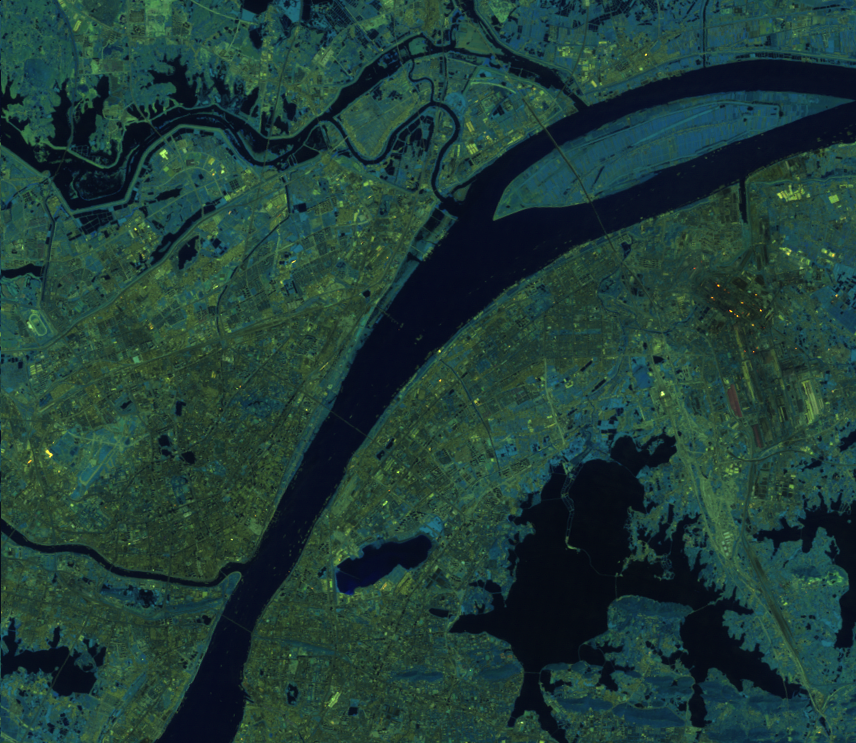
//> input picture 数字图像处理实习/results/BIL-3-5波段.bmp, 856 x 743 px, given in place of gray.bmp, which was not available
$ ./源   (built with g++ and OpenCV 4)
//> lines starting //> are read from the running program, lines starting //| are printed output that depends on the picture; pictures that were not available may be replaced by others from this repository, and a replacement may not be noted
### ImageProcessing/ImageProcessing/HISfuse.h
#include <opencv2/highgui/highgui.hpp>
#include <opencv2/imgproc/imgproc.hpp>
#include <iostream>
#include<stdio.h>
#include<math.h>

using namespace std;
using namespace cv;

void Rgb2His(double r, double g, double b, double &h, double &i, double &s) {
	//归一化
	double rn = r, gn = g, bn = b;
	rn = rn / 255.0; gn = gn / 255.0; bn = bn / 255.0;
	double rad = acos((rn - gn + rn - bn) / (2 * sqrt((rn - gn) *(rn - gn) + (rn - bn)*(gn - bn))));
	if (gn >= bn) {
		h = rad;
	}
	else {
		h = 2 * CV_PI - rad;
	}
	i = (rn + gn + bn) / 3;
	if (i < 0)  i = 0;
	else if (i > 1) i = 1.0;

	if (i == 0 || max(max(r, g), b) == min(min(r, g), b)) {
		s = 0;
		h = 0;
	}
	else {
		double rad = acos((rn - gn + rn - bn) / (2 * (sqrt((rn - gn) *(rn - gn) + (rn - bn)*(gn - bn)) + 1e-5)));
		if (gn >= bn) {
			h = rad;
		}
		else {
			h = 2 * CV_PI - rad;
		}
		s = 1 - (min(min(rn, gn), bn) * 3) / (rn + gn + bn);
	}

}
void His2Rgb(double &r, double &g, double &b, double h, double i, double s) {

	double rn = 0, gn = 0, bn = 0;
	if (h >= 0 && h < CV_PI / 3 * 2) {
		double x = i * (1 - s);
		double y = i * (1 + (s*cos(h)) / cos(CV_PI / 3 - h));
		double z = 3 * i - x - y;
		bn = x; rn = y; gn = z;
	}
	else if (h >= CV_PI / 3 * 2 && h < CV_PI / 3 * 4) {
		h = h - CV_PI / 3 * 2;
		double x = i * (1 - s);
		double y = i * (1 + (s*cos(h)) / cos(CV_PI / 3 - h));
		double z = 3 * i - x - y;
		rn = x; gn = y; bn = z;
	}
	else if (h >= CV_PI / 3 * 4 && h < CV_PI * 2) {
		h = h - CV_PI / 3 * 4;
		double x = i * (1 - s);
		double y = i * (1 + (s*cos(h)) / cos(CV_PI / 3 - h));
		double z = 3 * i - x - y;
		gn = x; bn = y; rn = z;
	}
	r = rn * 255; g = gn * 255; b = bn * 255;

}

double* Strech(double *I, Mat img,int row,int col)
{
	double *data = new double[row*col];
	for (int i = 0; i < row; i++)
		for (int j = 0; j < col; j++)
		{
			data[i*col + j] = img.at<uchar>(i, j);
		}

	double Imax = 0;
	double Imin = 1;


	double Imgmax = 0;
	double Imgmin = 255;

	//找最大最小值
	for (int k = 0; k < row*col; k++)
	{
			if (I[k] > Imax)
			{
				Imax = I[k];
			}
			if (I[k] < Imin)
			{
				Imin = I[k];
			}

			if (data[k]>Imgmax)
			{
				Imgmax = data[k];
			}
			if (data[k] < Imgmin)
			{
				Imgmin = data[k];
			}
		}

	double *dest;
	dest = new double[row*col];

	for(int k=0;k<row;k++)
		for (int j = 0; j < col; j++)
		{
			dest[k*col + j] = (img.at<uchar>(k, j) - Imgmin) / (Imgmax+Imgmin)
				              *(Imax - Imin) + Imin;
		}

	delete []data;

	return dest;
}

void HISfuse(const char *path1, const char *path2)
{
//> called with path1 = "C:\Users\yyc\Desktop\gray.bmp", path2 = "C:\Users\yyc\Desktop\01931.bmp"
	Mat img_ori = imread(path1,0);
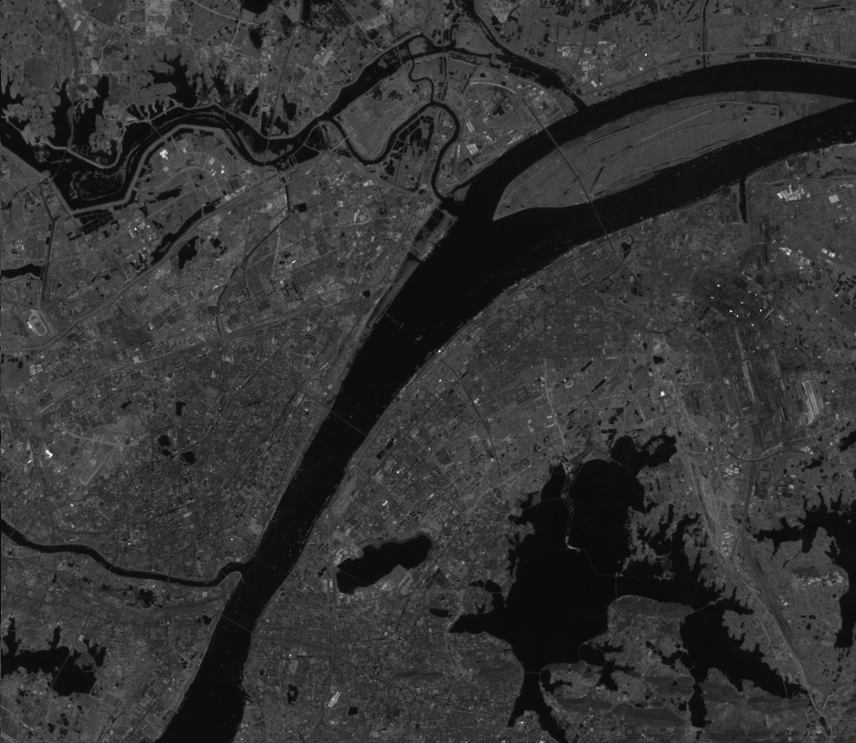
//> img_ori: 743 rows x 856 cols, CV_8UC1; min 0, max 243, mean 51.7
	Mat img_tar = imread(path2);
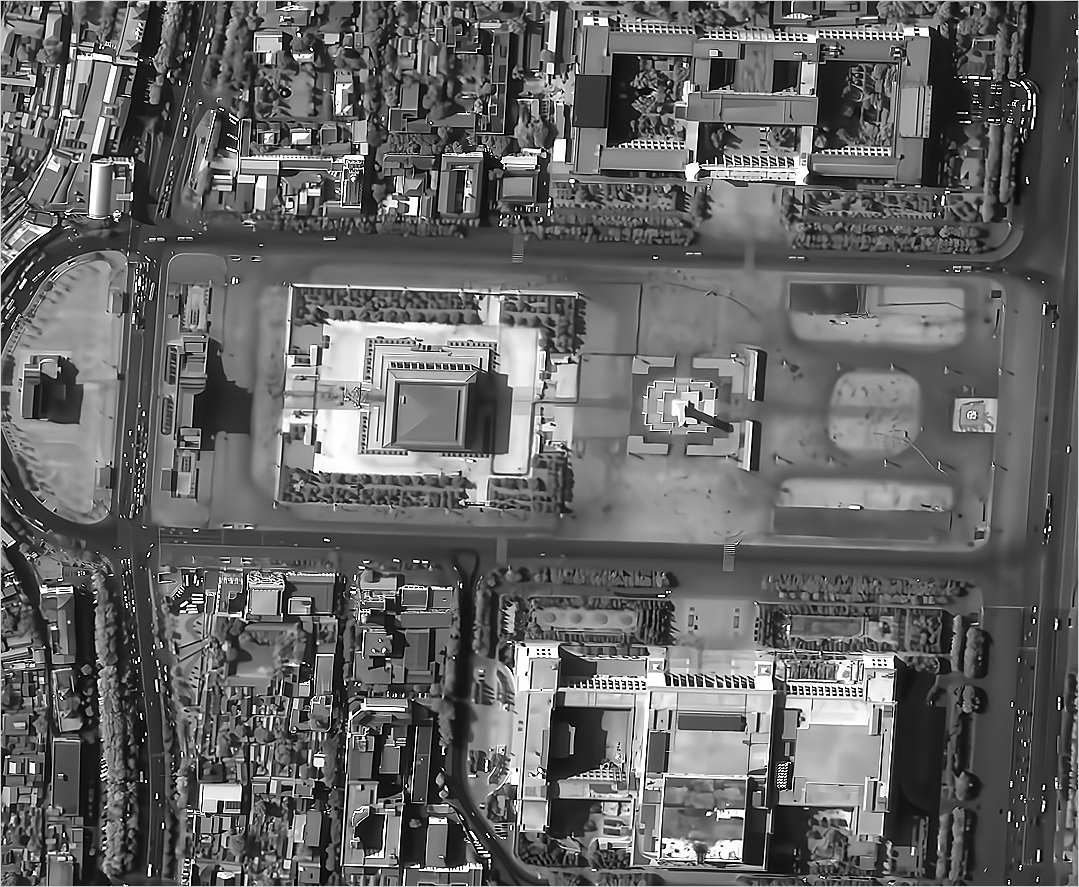
//> input picture 数字图像处理实习/results/高通滤波+FFD.bmp, 1079 x 887 px, given in place of 01931.bmp, which was not available
//> img_tar is the input picture: 887 rows x 1079 cols, CV_8UC3; min 0, max 255, mean 101.1

	int row = img_ori.rows;
//> row = 743
	int col = img_ori.cols;
//> col = 856

	double *h_vec,*io_vec,*id_vec,*s_vec;   //o 灰色图像  d彩色图像
	h_vec = new double[row*col];
	id_vec = new double[row*col];
	s_vec = new double[row*col];

	for(int k=0;k<row;k++)
		for (int j = 0; j < col; j++)
		{
			double b = img_tar.at<Vec3b>(k, j)[0];
			double g = img_tar.at<Vec3b>(k, j)[1];
			double r = img_tar.at<Vec3b>(k, j)[2];

			Rgb2His(r, g, b, h_vec[k*col + j], id_vec[k*col + j], s_vec[k*col + j]);
		}

	io_vec = Strech(id_vec, img_ori, row, col);
//> the loop in Strech, `for (int k = 0; k < row*col; k++)` made 636008 passes
//> (Imax, Imin, Imgmin) on pass 1: (0.804, 0.804, 0)
//> Imgmax on passes 2, 3, 4, 59, 60, 2954: 53, 63, 76, 120, 145, 148
//> after the loop in Strech, `for (int k = 0; k < row*col; k++)`: Imax = 1; Imin = 0; Imgmax = 243; Imgmin = 0

	Mat img(img_tar.size(), img_tar.type());
	double r=0; double g = 0; double b = 0;
	for (int k = 0; k < row; k++)
		for (int j = 0; j < col; j++)
		{
			His2Rgb(r,g,b,h_vec[k*col + j], io_vec[k*col + j], s_vec[k*col + j]);
			img.at<Vec3b>(k, j)[0] = b;
			img.at<Vec3b>(k, j)[1] = g;
			img.at<Vec3b>(k, j)[2] = r;
		}
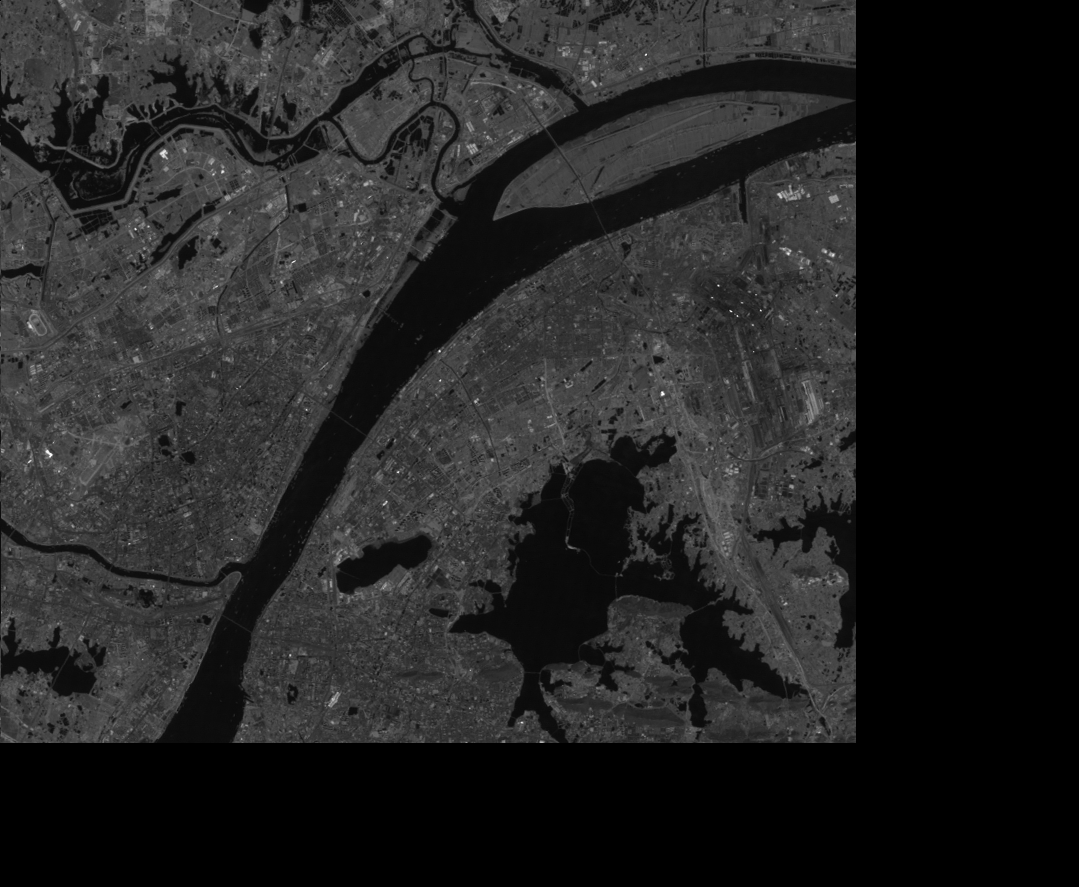
//> img: 887 rows x 1079 cols, CV_8UC3; min 0, max 255, mean 35.7

	imwrite("C:\\Users\\yyc\\Desktop\\his.bmp", img);

}

### ImageProcessing/ImageProcessing/HPfusion.h
#include <iostream>
#include <opencv2/core/core.hpp>
#include <opencv2/highgui/highgui.hpp>
#include<opencv2/opencv.hpp>


using namespace cv;
using namespace std;

//加权融合法
// [22 lines left out: function Fuse, not called in this run]

### ImageProcessing/ImageProcessing/linear_trans.h
#include <iostream>
#include <opencv2/core/core.hpp>
#include <opencv2/highgui/highgui.hpp>
#include<opencv2/opencv.hpp>

using namespace cv;
using namespace std;

// [30 lines left out: function LinearTrans, not called in this run]

### ImageProcessing/ImageProcessing/read_write.h
#include <iostream>
#include <opencv2/core/core.hpp>
#include <opencv2/highgui/highgui.hpp>

#define def_row 1024
#define def_col 1024
#define def_band 1

using namespace cv;
using namespace std;

// [53 lines left out: function RawRead, not called in this run]

### ImageProcessing/ImageProcessing/subplot.h
#include <iostream>
#include <opencv2/core/core.hpp>
#include <opencv2/highgui/highgui.hpp>
#include<opencv2/opencv.hpp>


using namespace cv;
using namespace std;

// [21 lines left out: function Image_Show, not called in this run]

### ImageProcessing/ImageProcessing/源.cpp
#include <iostream>
#include <opencv2/core/core.hpp>
#include <opencv2/highgui/highgui.hpp>
#include "subplot.h"
#include "read_write.h"
#include "linear_trans.h"
#include "filter.h"
#include "geometry.h"
#include "HPfusion.h"
#include "HISfuse.h"

using namespace cv;
using namespace std;

// [84 lines left out: functions test1, test2, test3, test4, test5_chose, not called in this run]

int main()
{
	const char path[80] = "C:\\Users\\yyc\\Desktop\\标准图像1024-1024.bmp";
	// [4 lines of commented-out code are left out]

	const char path_gray[80] = "C:\\Users\\yyc\\Desktop\\gray.bmp";
	const char path_color[80] = "C:\\Users\\yyc\\Desktop\\01931.bmp";

	//test5_chose(path_gray, path_color);


	HISfuse(path_gray, path_color);

	return 0;
}
